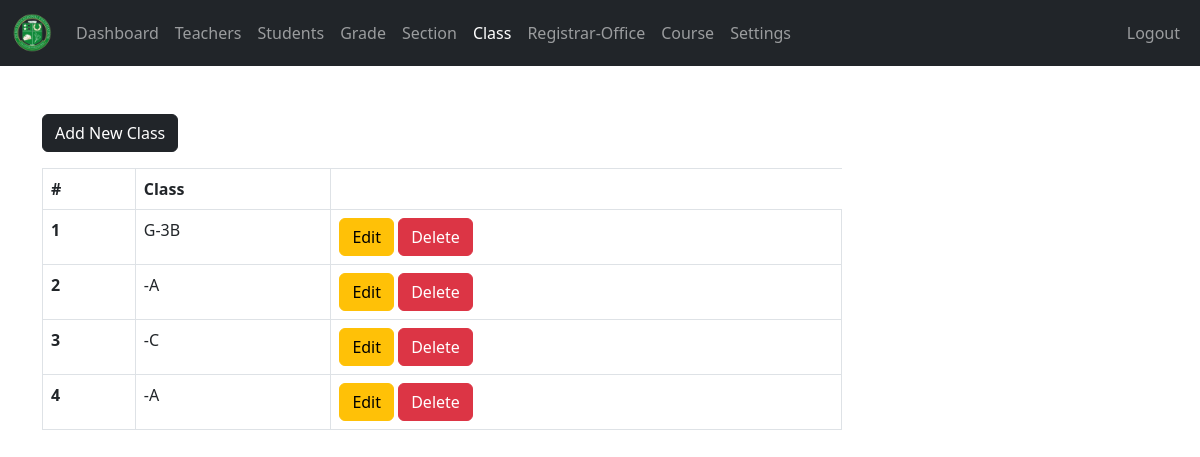
Screenshot of /admin/class.php (signed in) with the database file from the repository.
### tables this page shows
CREATE TABLE `class` (
  `class_id` int(11) NOT NULL,
  `grade` int(11) NOT NULL,
  `section` int(11) NOT NULL
);

CREATE TABLE `grades` (
  `grade_id` int(11) NOT NULL,
  `grade` varchar(31) NOT NULL,
  `grade_code` varchar(7) NOT NULL
);

CREATE TABLE `section` (
  `section_id` int(11) NOT NULL,
  `section` varchar(7) NOT NULL
);

### admin/data/class.php (called while the page is built, shortened)
<?php
function getAllClasses($conn){
   $sql = "SELECT * FROM class";
   $stmt = $conn->prepare($sql);
   $stmt->execute();
   if ($stmt->rowCount() >= 1) {
     $classes = $stmt->fetchAll();
     return $classes;
   }else {
    return 0;
   }
}

### admin/data/grade.php (called while the page is built, shortened)
<?php
function getGradeById($grade_id, $conn){
   $sql = "SELECT * FROM grades
           WHERE grade_id=?";
   $stmt = $conn->prepare($sql);
   $stmt->execute([$grade_id]);
   if ($stmt->rowCount() == 1) {
     $grade = $stmt->fetch();
     return $grade;
   }else {
    return 0;
   }
}

### admin/data/section.php (called while the page is built, shortened)
<?php
function getSectioById($section_id, $conn){
   $sql = "SELECT * FROM section
           WHERE section_id=?";
   $stmt = $conn->prepare($sql);
   $stmt->execute([$section_id]);
   if ($stmt->rowCount() == 1) {
     $section = $stmt->fetch();
     return $section;
   }else {
    return 0;
   }
}

### admin/class.php (the view, shortened to what this page needs)
<?php
if (isset($_SESSION['admin_id']) &&
    isset($_SESSION['role'])) {
    if ($_SESSION['role'] == 'Admin') {
       include "../DB_connection.php";
       include "data/class.php";
       include "data/grade.php";
       include "data/section.php";
       $classes = getAllClasses($conn);
 ?>
<!DOCTYPE html>
<html lang="en">
<head>
	<link rel="stylesheet" href="https://cdn.jsdelivr.net/npm/bootstrap@5.2.0/dist/css/bootstrap.min.css">
	<link rel="stylesheet" href="../css/style.css">
  <link rel="stylesheet" href="https://cdnjs.cloudflare.com/ajax/libs/font-awesome/4.7.0/css/font-awesome.min.css">
</head>
<body>
    <?php
        include "inc/navbar.php";
        if ($classes != 0) {
     ?>
     <div class="container mt-5">
        <a href="class-add.php"
           class="btn btn-dark">Add New Class</a>
           <div class="table-responsive">
              <table class="table table-bordered mt-3 n-table">
                <thead>
                  <tr>
                    <th scope="col">#</th>
                    <th scope="col">Class</th>
                  </tr>
                </thead>
                <tbody>
                  <?php $i = 0; foreach ($classes as $class ) {
                    $i++;  ?>
                  <tr>
                    <th scope="row"><?=$i?></th>
                    <td>
                      <?php
                          $grade  = getGradeById($class['grade'], $conn);
                          $section = getSectioById($class['section'], $conn);
                          echo $grade['grade_code'].'-'.$grade['grade'].$section['section'];
                       ?>
                    </td>
                    <td>
                        <a href="class-edit.php?class_id=<?=$class['class_id']?>"
                           class="btn btn-warning">Edit</a>
                        <a href="class-delete.php?class_id=<?=$class['class_id']?>"
                           class="btn btn-danger">Delete</a>
                    </td>
                  </tr>
                <?php } ?>
                </tbody>
              </table>
           </div>
         <?php } ?>
     </div>
</body>
</html>
<?php
  }else {
    header("Location: ../login.php");
    exit;
  }
}else {
	header("Location: ../login.php");
	exit;
}
?>

### css/style.css (style rules this page uses)
.n-table { max-width: 800px; }

### rows the page displays
class: grades.grade_code "G", grades.grade "3", section.section "B"
class: section.section "A"
class: section.section "C"
class: section.section "A"
